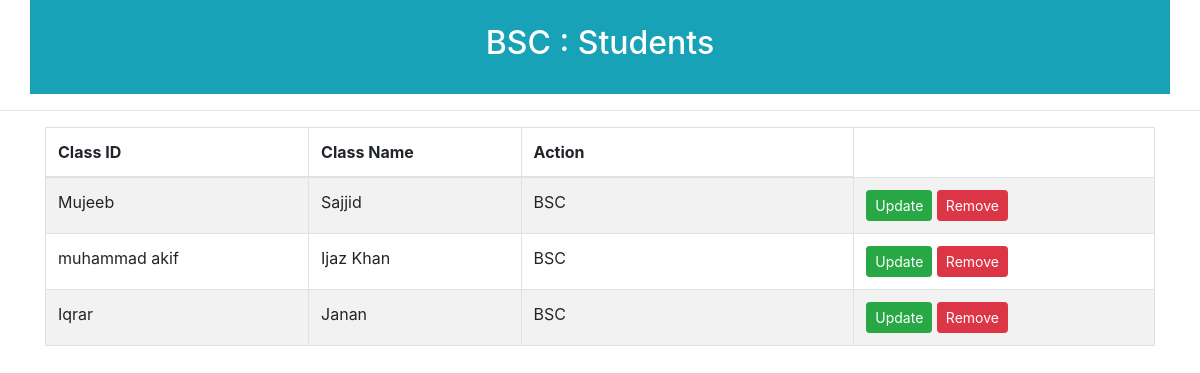
The page /class_app/get_student_class/8 on the database its author committed.
### class_app/models.py (models this page shows)
class Add_class(models.Model):
	class_name = models.CharField(max_length=120)
	def __str__(self):
		return self.class_name

### student/models.py (models this page shows, shortened)
class Add_student(models.Model):
	student_name = models.CharField(max_length=120)
	father_name = models.CharField(max_length=120)
	address = models.CharField(max_length=120, null=True, blank=True)
	select_class = models.ForeignKey(Add_class, on_delete=models.CASCADE)
	religion = models.CharField(max_length=1200)

### class_app/views.py (the view)
# urls.py: path('get_student_class/<str:pk>', views.get_student_class, name='get_student_class'),
def get_student_class(request, pk):
	get_class = Add_class.objects.get(id=pk)
	all_student = get_class.add_student_set.all()
	data = {'get_class': get_class, 'all_student': all_student}
	return render(request, 'single_class.html', data)

### templates/single_class.html
{% extends 'links.html' %}
{% load static %}
{% block content %}
	<div class="container p-4 bg-info text-white text-center">
		<h2>{{get_class.class_name}} : Students</h2>
	</div>
	<hr>
	<div class="container mt-3">
		<table class="table table-bordered table-striped table-hover">
			<tr>
				<thead>
					<th>Class ID</th>
					<th>Class Name</th>
					<th style="width: 30%;">Action</th>
				</thead>
			</tr>
			<tbody>
				{% for i in all_student %}
				<tr>
					<td>{{ i.student_name }}</td>
					<td>{{ i.father_name }}</td>
					<td>{{ i.select_class }}</td>
					<td>
						<a href="" class="btn btn-success btn-sm">Update</a>
						<a href="" class="btn btn-danger btn-sm">Remove</a>
					</td>
				</tr>
				{% endfor %}
			</tbody>
		</table>
	</div>
</body>
{% endblock %}

### rows shown on the page
Add_class: class_name "BSC"
Add_student: student_name "Mujeeb", father_name "Sajjid", select_class "BSC"
Add_student: student_name "muhammad akif", father_name "Ijaz Khan", select_class "BSC"
Add_student: student_name "Iqrar", father_name "Janan", select_class "BSC"
